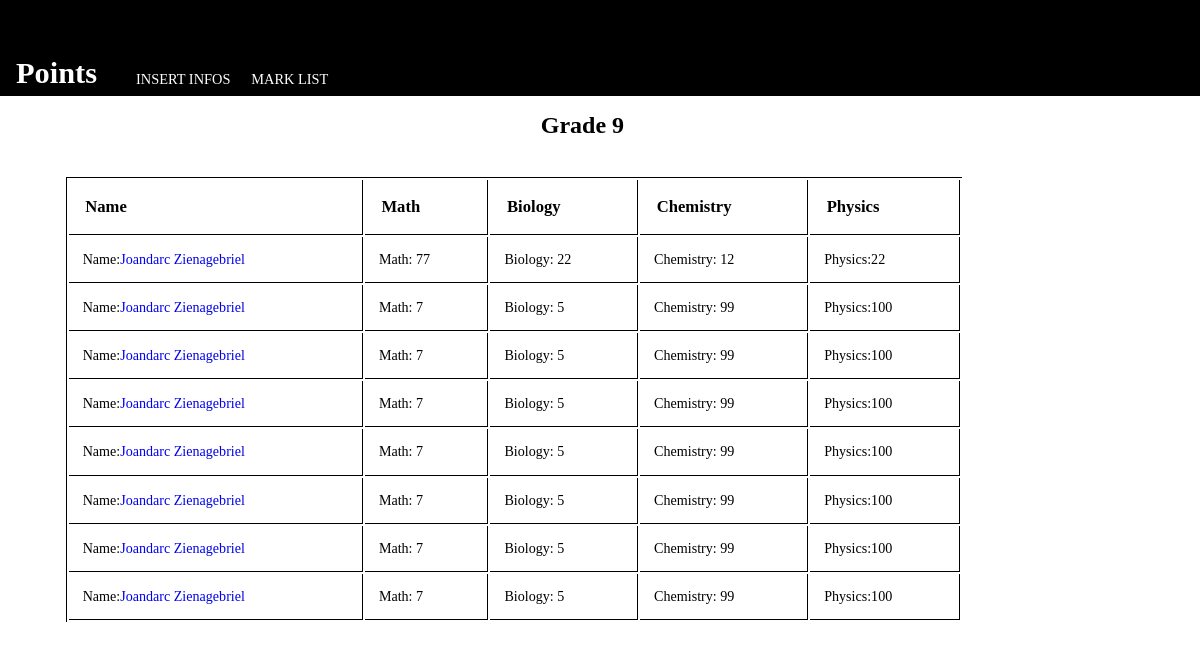
/school/list/, run on the app's committed database.
### school/models.py (models this page shows)
class Point(models.Model):
    author=models.ForeignKey(
        "auth.User",
        on_delete=models.CASCADE,
    )
    math=models.PositiveIntegerField(null=True, blank=True)
    physics=models.PositiveIntegerField(null=True, blank=True)
    chemistry=models.PositiveIntegerField(null=True, blank=True)
    biology=models.PositiveIntegerField(null=True, blank=True)
    name=models.CharField(max_length=60)
    def get_absolute_url(self):
        return reverse("detail_school", kwargs={"pk": self.pk})

### school/views.py (the view)
# urls.py: path("list/", HaluView.as_view(), name="points"),
class HaluView(ListView):
    model= Point
    template_name= "points_grade.html"

### templates/points_grade.html (shortened to what this page needs)
<!DOCTYPE html>
<html>
    <head>
    </head>
    <body>
        {%extends 'base_grade.html'%}
        {%block content%}
        <div id="contenuto">
      <h1 class="list_header">Grade 9</h1>
            <table>
                <tr>
                    <th>Name</th>
                    <th>Math</th>
                    <th>Biology</th>
                    <th>Chemistry</th>
                    <th>Physics</th>
                </tr>
                {%for halu in point_list%}
            <tr>
        <td>Name:<a href="{{halu.get_absolute_url}}">{{halu.name}}</a></td>
       <td>Math: {{halu.math}}</td>
       <td>Biology: {{halu.chemistry}}</td>
        <td>Chemistry: {{halu.biology}}</td>
        <td>Physics:{{halu.physics}}</td>
        </tr>
        {%endfor%}
    </table>
    <br>
        </div>
{%endblock%}

### templates/base_grade.html (shortened to what this page needs)
{%load static%}
<!DOCTYPE html>
<html>
    <head>
    </head>
    <body>
        <div id="nav">
            <h1 id="id"><a href="{%url 'login' %}">Points</a></h1>
           <ul id="main_nav">
            <li id="insert">  <a href="#opt_create">INSERT INFOS</a></li>
            <li id="grade"><a href="#opt_list">MARK LIST</a></li>
           </ul>
           </div>
        {%block content%}
{%endblock%}
    </body>
</html>

### templates/base_grade.html (style rules this page uses)
#opt_list,#opt_create, #nav { display: none; }
li { list-style-type: none; }
a { text-decoration: none; }
.list_header { margin-left: 4em;font-size: 1.5em;width: 5em; }
table { border: 1px solid;border-bottom: none;border-right: none;font-size: .8em;margin: 3em 0em 0em -.3em; }
td,th { border-bottom: 1px solid;border-right: 1px solid;padding: .2em; }
th { text-align: start; }
@media screen and (min-width: 375px) { .list_header { margin-left: 5em; } }
@media screen and (min-width: 375px) { table { margin-left: .1em; } }
@media screen and (min-width: 375px) { td,th { font-size: 1em;padding: .5em; } }
@media screen and (min-width: 425px) { .list_header { margin-left: 6.5em; } }
@media screen and (min-width: 425px) { table { margin-left: .2em; } }
@media screen and (min-width: 425px) { td,th { padding: .5em; } }
@media screen and (min-width: 768px) { .list_header { margin-left: 46%; } }
@media screen and (min-width: 768px) { table { width: 58.5em; } }
@media screen and (min-width: 768px) { th { font-size: 1.2em; } }
@media screen and (min-width: 768px) { td { font-size: 1.1em; } }
@media screen and (min-width: 768px) { td,th { padding: 1em; } }
@media screen and (min-width: 1024px) { a { text-decoration: none; } }
@media screen and (min-width: 1024px) { li { list-style-type: none; } }
@media screen and (min-width: 1024px) { #main_nav { display: flex;flex-direction: row;margin: -2.5em 0em 0em 5em; } }
@media screen and (min-width: 1024px) { #insert { width: 8em; } }
@media screen and (min-width: 1024px) { h1 { font-size: 1.9em; } }
@media screen and (min-width: 1024px) { #nav { background-color: black;height: 5em;display: block;margin: -.5em -.5em 0em -.5em; padding: 1em 0em 0em 1em; } }
@media screen and (min-width: 1024px) { .list_header { margin-left: 45%; } }
@media screen and (min-width: 1024px) { table { width: 70em;margin-left: 4.5em; } }
@media screen and (min-width: 1024px) { th { font-size: 1.3em; } }
@media screen and (min-width: 1024px) { td { font-size: 1.1em; } }

### data on the page
Point: name "Joandarc Zienagebriel", math "77", chemistry "22", biology "12", physics "22"
Point: name "Joandarc Zienagebriel", math "7", chemistry "5", biology "99", physics "100"
Point: name "Joandarc Zienagebriel", math "7", chemistry "5", biology "99", physics "100"
Point: name "Joandarc Zienagebriel", math "7", chemistry "5", biology "99", physics "100"
Point: name "Joandarc Zienagebriel", math "7", chemistry "5", biology "99", physics "100"
Point: name "Joandarc Zienagebriel", math "7", chemistry "5", biology "99", physics "100"
Point: name "Joandarc Zienagebriel", math "7", chemistry "5", biology "99", physics "100"
Point: name "Joandarc Zienagebriel", math "7", chemistry "5", biology "99", physics "100"
